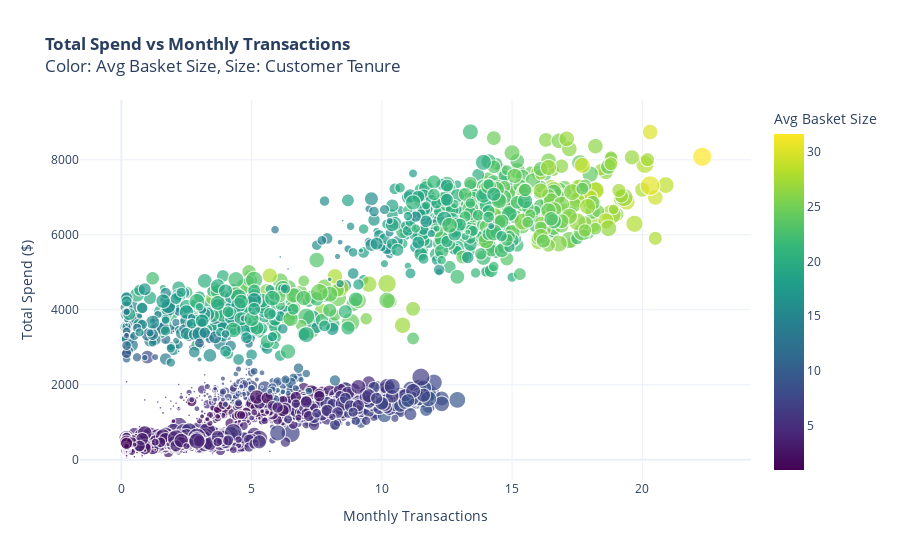

The notebook cell this image was saved under:
### Code cell
#total Spend vs Monthly Transactions
fig1 = px.scatter(
    df, 
    x='monthly_transactions', 
    y='total_spend',
    color='avg_basket_size',
    size='customer_tenure_months',
    hover_data=['recency_days', 'email_open_rate'],
    title="<b>Total Spend vs Monthly Transactions</b><br>Color: Avg Basket Size, Size: Customer Tenure",
    labels={
        'monthly_transactions': 'Monthly Transactions',
        'total_spend': 'Total Spend ($)',
        'avg_basket_size': 'Avg Basket Size'
    },
    color_continuous_scale='viridis'
)

fig1.update_layout(template="plotly_white")
fig1.show()

### Figure 1 — Plotly figure (JSON) as saved in the notebook; plotly's stock layout.template omitted (floating-point values rounded to 4 significant figures; data arrays with more than 128 entries replaced by an {"elided": "..."} marker saying what was removed)
{"data": [{"customdata": {"elided": "3000x2 float values"}, "hovertemplate": "Monthly Transactions=%{x}<br>Total Spend ($)=%{y}<br>customer_tenure_months=%{marker.size}<br>recency_days=%{customdata[0]}<br>email_open_rate=%{customdata[1]}<br>Avg Basket Size=%{marker.color}<extra></extra>", "legendgroup": "", "marker": {"color": {"elided": "3000 float values"}, "coloraxis": "coloraxis", "size": {"elided": "3000 int values"}, "sizemode": "area", "sizeref": 0.1475, "symbol": "circle"}, "mode": "markers", "name": "", "showlegend": false, "type": "scattergl", "x": {"elided": "3000 float values"}, "xaxis": "x", "y": {"elided": "3000 float values"}, "yaxis": "y"}], "layout": {"coloraxis": {"colorbar": {"title": {"text": "Avg Basket Size"}}, "colorscale": [[0, "#440154"], [0.1111, "#482878"], [0.2222, "#3e4989"], [0.3333, "#31688e"], [0.4444, "#26828e"], [0.5556, "#1f9e89"], [0.6667, "#35b779"], [0.7778, "#6ece58"], [0.8889, "#b5de2b"], [1, "#fde725"]]}, "legend": {"itemsizing": "constant", "tracegroupgap": 0}, "title": {"text": "<b>Total Spend vs Monthly Transactions</b><br>Color: Avg Basket Size, Size: Customer Tenure"}, "xaxis": {"anchor": "y", "domain": [0, 1], "title": {"text": "Monthly Transactions"}}, "yaxis": {"anchor": "x", "domain": [0, 1], "title": {"text": "Total Spend ($)"}}}}
